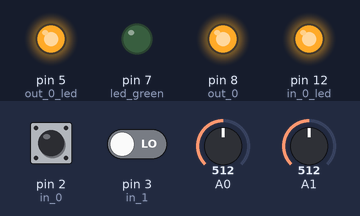
Simulated run of this sketch. Board: Arduino Uno, built with avr-gcc and run on an emulated ATmega328P. Parts: output pins drawn as LEDs (lit = HIGH). The inputs (shaded band) are chosen by the test bench; at power-on: pin 2 (in_0) HIGH, pin 3 (in_1) LOW, A0 = 512, A1 = 512.

Above: at 1.2 s.
1.3 s: pin 2 (in_0) pulled LOW for 0.15 s
At 1.37 s:
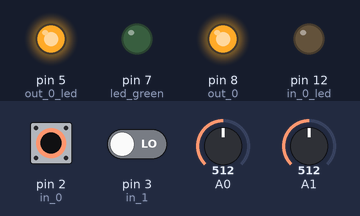
2.9 s: pin 2 (in_0) pulled LOW for 1 s
At 4.3 s:
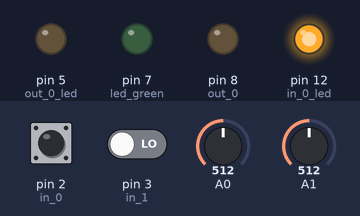
5.4 s: pin 2 (in_0) pulled LOW for 3.2 s
At 6.8 s:
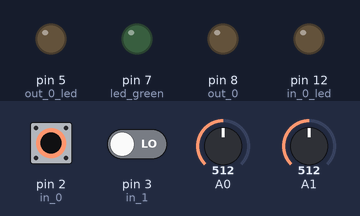
Timing chart, 0 to 10.7 s (numbered marks = the images above; inputs shaded):
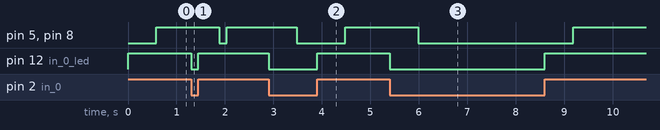

Measured:
- after the input at 1.3 s, pin 5 (out_0_led), pin 8 (out_0): HIGH → LOW after 0.58 s, → HIGH 0.15 s later; pin 12 (in_0_led): HIGH → LOW at once, → HIGH 0.15 s later
- after the input at 2.9 s, pin 5 (out_0_led), pin 8 (out_0): HIGH → LOW after 0.58 s, → HIGH 1.0 s later; pin 12 (in_0_led): HIGH → LOW at once, → HIGH 1.0 s later
- after the input at 5.4 s, pin 5 (out_0_led), pin 8 (out_0): HIGH → LOW after 0.58 s, → HIGH 3.2 s later; pin 12 (in_0_led): HIGH → LOW at once, → HIGH 3.2 s later

The sketch:

trigdelay.ino
```cpp
const int out_0 = 8; // left bottom
const int out_1 = 9; // right bottom
const int out_0_led = 5;
const int out_1_led = 6;

const int in_0_led = 12;
const int in_1_led = 4;

const int in_0 = 2;
const int in_1 = 3;

const int led_green = 7;

#define N 2048 // buffer size in samples
#define DELAY_TIME 2 // ms

uint8_t buffer_0[N / 8];
uint8_t buffer_1[N / 8];

uint32_t head_0 = 0;
uint32_t head_1 = 0;

bool trig_delay(uint8_t* buffer, uint32_t* head, bool input, uint32_t delay_time) {
    if(delay_time > N) delay_time = N;

    if(input) {
        buffer[*head / 8] |= (1 << (*head % 8));
    } else {
        buffer[*head / 8] &= ~(1 << (*head % 8));
    }

    size_t tail = (N + *head - delay_time) % N;
    bool output = (bool)(1 & (buffer[tail / 8] >> (tail % 8)));
    *head = *head + 1;
    if(*head > N - 1) *head = 0;

    // printf("%d %d\n", input, output);
    // printf("-%d %d\n", head, buffer[head / 8]);
    // printf("t = %d: %d\n", tail, buffer[tail / 8]);

    return output;
}

void setup() {
  pinMode(out_0, OUTPUT);
  pinMode(out_0_led, OUTPUT);
  pinMode(led_green, OUTPUT);
  pinMode(in_0_led, OUTPUT);

  pinMode(in_0, INPUT_PULLUP);
}

uint32_t delay_0_time = 200;
uint32_t delay_1_time = 200;

void loop() {
  // 0
  bool in_0_value = digitalRead(in_0);
  digitalWrite(in_0_led, in_0_value);

  delay_0_time = analogRead(A0);

  bool out_0_value = trig_delay(buffer_0, &head_0, in_0_value, delay_0_time / DELAY_TIME);

  digitalWrite(out_0, out_0_value);
  digitalWrite(out_0_led, out_0_value);

  // 1

  bool in_1_value = digitalRead(in_1);
  digitalWrite(in_1_led, in_1_value);

  delay_1_time = analogRead(A1);

  bool out_1_value = trig_delay(buffer_1, &head_1, in_1_value, delay_1_time / DELAY_TIME);

  digitalWrite(out_1, out_1_value);
  digitalWrite(out_1_led, out_1_value);

  delay(DELAY_TIME);
}
```
